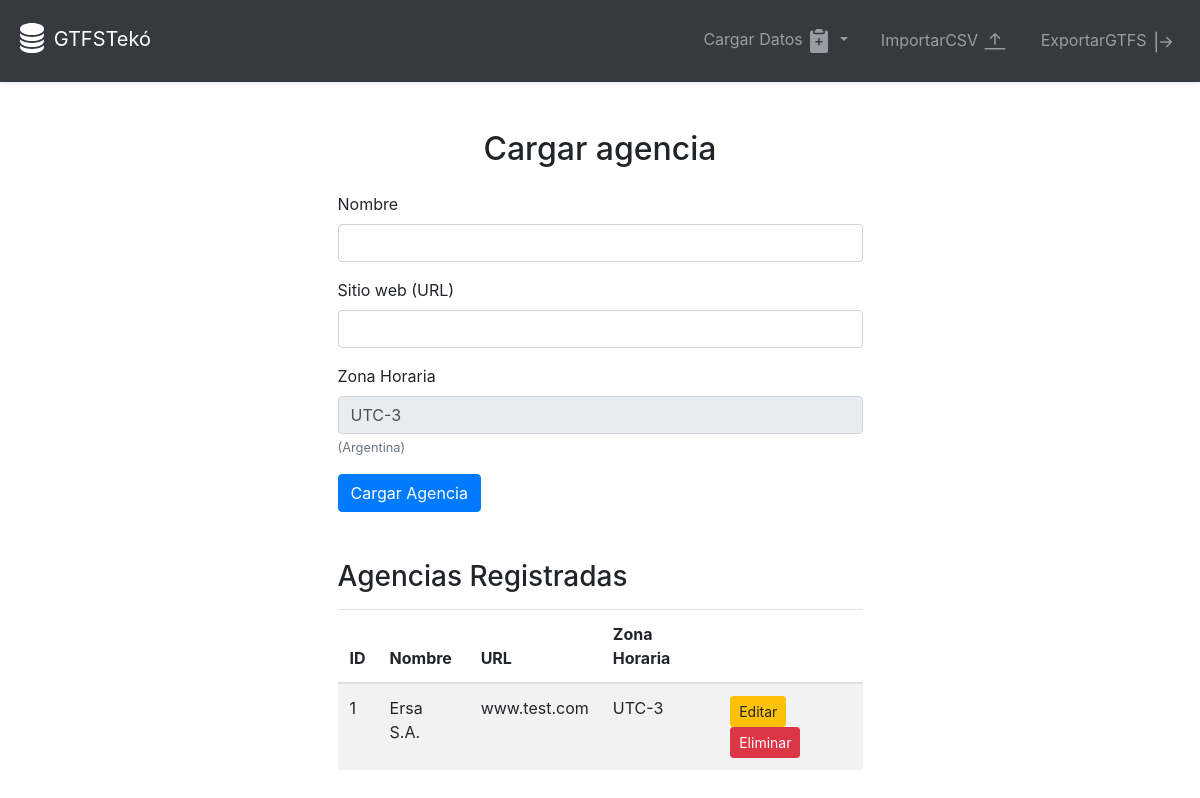
The page /agency/cargar_agencia on the database its author committed.
### models/models.py (models this page shows)
class Agency(db.Model):
    agency_id = db.Column(db.Integer, primary_key=True)
    agency_name = db.Column(db.String(80), nullable=False)
    agency_url = db.Column(db.String(200))
    agency_timezone = db.Column(db.String(80), nullable=False)

### routes/agency_routes.py (the view, shortened to what this page needs)
@agency_bp.route('/cargar_agencia', methods=['GET', 'POST'])
def cargar_agencia():
    agencies = Agency.query.all()
    return render_template('cargar_agencia.html', agencies=agencies)

### templates/cargar_agencia.html (shortened to what this page needs)
{% extends "base.html" %}
{% block content %}
<div class="container mt-5 w-50">
    <h2 class="text-center">Cargar agencia</h2>
    <form method="POST" class="mt-4">
        <div class="form-group">
            <label for="agency_name">Nombre</label>
            <input type="text" class="form-control" id="agency_name" name="agency_name" required>
        </div>
        <div class="form-group">
            <label for="agency_url">Sitio web (URL)</label>
            <input type="text" class="form-control" id="agency_url" name="agency_url">
        </div>
        <div class="form-group">
            <label for="agency_timezone">Zona Horaria</label>
            <input type="text" class="form-control" id="agency_timezone" name="agency_timezone" value="UTC-3" readonly>
            <small class="form-text text-muted">(Argentina)</small>
        </div>
        <button type="submit" class="btn btn-primary">Cargar Agencia</button>
    </form>
    <h3 class="mt-5">Agencias Registradas</h3>
    <table class="table table-striped mt-3">
        <thead>
            <tr>
                <th>ID</th>
                <th>Nombre</th>
                <th>URL</th>
                <th>Zona Horaria</th>
                <th></th>
            </tr>
        </thead>
        <tbody>
            {% for agency in agencies %}
                <tr>
                    <td>{{ agency.agency_id }}</td>
                    <td>{{ agency.agency_name }}</td>
                    <td>{{ agency.agency_url }}</td>
                    <td>{{ agency.agency_timezone }}</td>
                    <td>
                        <button type="button" class="btn btn-warning btn-sm" data-toggle="modal" data-target="#editModal{{ agency.agency_id }}">Editar</button>
                        <form method="POST" action="{{ url_for('agency.delete_agency', agency_id=agency.agency_id) }}" onsubmit="return confirm('¿Estás seguro de que deseas eliminar esta agencia?');" style="display:inline;">
                            <button type="submit" class="btn btn-danger btn-sm">Eliminar</button>
                        </form>
                    </td>
                </tr>
            {% endfor %}
        </tbody>
    </table>
</div>
{% endblock %}

### rows shown on the page
Agency: agency_id "1", agency_name "Ersa S.A.", agency_url "www.test.com", agency_timezone "UTC-3"
